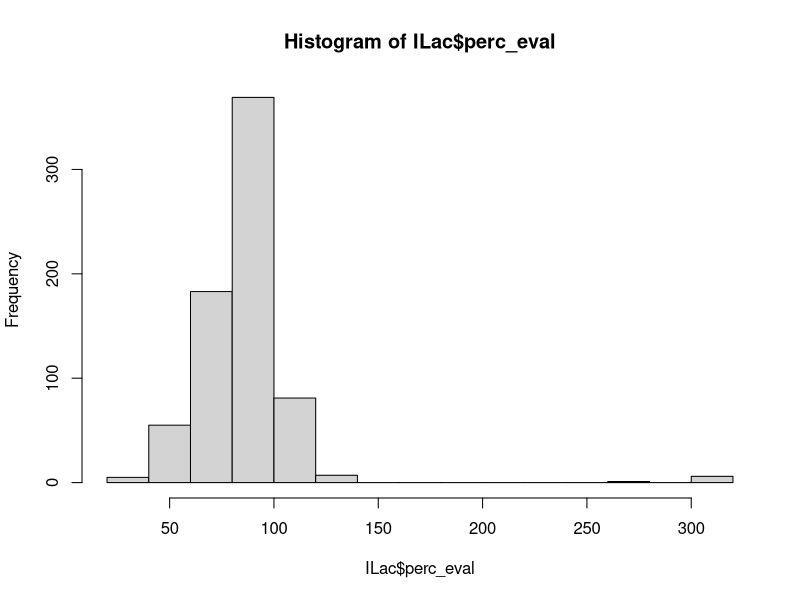
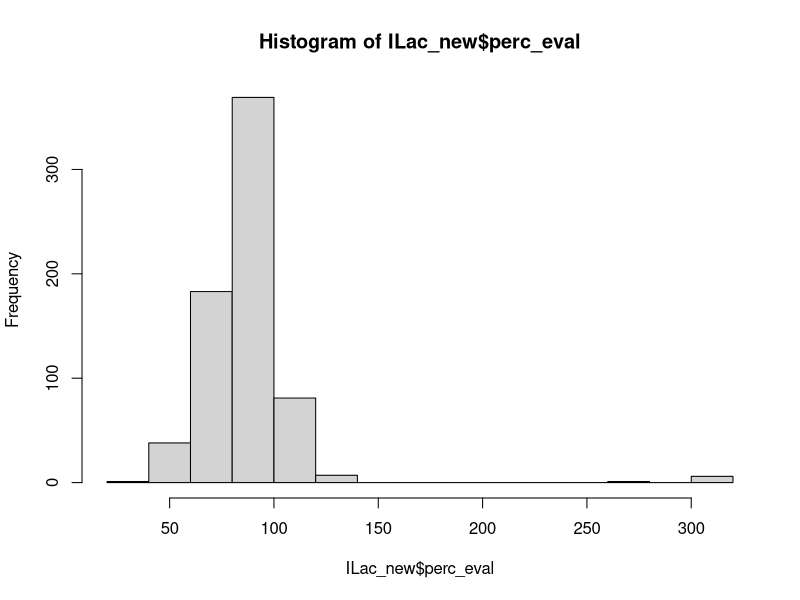

Recreate these plots in R, in order.
# OpTIS adoption rate information for Illinois aggregated by counties 2015-2021.
# Data shared with AFT from Regrow analysis.
# Column "kpi_name" gives different types of land use areas, with "area" meaning the 
# analyzed acres of the county, tillage type/ cover crop / etc.
# units are ACRES
# this code cleans up the data by: 
## 1) comparing acres evaluated by OpTIS in 2017 with the harvested cropland acres reported in 2017 Ag Census
## 2) removing counties where <50% of harvested cropland was evaluated by OpTIS
## 3) removing counties in the lowest fifth percentile of harvested cropland (small ag counties)
## 4) reports excluded counties
## 5) calculates percent adoption for CT, CC, NT, RT by year and mean adoption for 2018-2021
## 6) saves cleaned up data in new .csv files

# Bonnie McGill - started June 2023



# load packages
library(reshape2) # for dcast()
library(ggplot2)
library(dplyr)


# to update data from google drive, run "download data.R"




# load the data
datil <- read.csv("data/optis/datil.csv")
# datny <- read.csv("data/optis/datny.csv")

# # combine the data into one df
# dat <- rbind(datil, datny)
# # clean up
# rm(datil)
# rm(datny)


datil <- datil[,c(-2, -10)]
colnames(datil)[1:3] <- c("state", "county", "fips")

sum(is.na(datil$kpi_value))

# fix one county spelling
datil$county <- ifelse(datil$county %in% "De Witt County", "DeWitt County", datil$county)


# unique(dat$kpi_name)
# cast data into wide form for separate columns by kpi_name and kpi_value
datw <- dcast(datil, ...~kpi_name, value.var="kpi_value")
colnames(datw)[c(2,3,7:11)] <- c("county", "fips", "eval.acres", "ct.acres", "cc.acres", "nt.acres", "rt.acres") 
# $acres is acres analyzed by OpTIS




######### DATA CLEANING
# compare acres evaluated to harvested cropland acres from Ag Census
ILac <- aggregate(eval.acres ~ county + year, dat=datw, FUN="sum") %>%  # first sum acres across crops per year
  arrange(year,county)

# #  add harvested cropland acres by IL county from 2017 ag census
# acres <- read.csv("C:/Users/BonnieMcGillPhD/American Farmland Trust/CLM-19 FFAR GHG - Documents/General/Results/NASS Quick Stats IL harvested crop acres by county 2017.csv", header=T)
# acres <- acres[,c("County", "Value")]
# colnames(acres) <- c("county", "harv_ac")
# acres$harv_ac <- gsub(',', '', acres$harv_ac)
# acres$harv_ac <- as.numeric(acres$harv_ac)
# # make county names in acres match OpTIS data
# acres$county <- tolower(acres$county)
# acres$county <- tools::toTitleCase(acres$county)
# acres$county <- paste0(acres$county, " County")
# # clean up county names to match OpTIS data (OpTIS spellings are correct)
# acres$county <- ifelse(acres$county %in% "De Witt County", "DeWitt County",
#                        ifelse(acres$county %in% "De Kalb County", "DeKalb County",
#                               ifelse(acres$county %in% "Du Page County", "DuPage County",
#                                      ifelse(acres$county %in% "La Salle County", "LaSalle County",
#                                             ifelse(acres$county %in% "Mcdonough County", "McDonough County",
#                                                    ifelse(acres$county %in% "Mchenry County", "McHenry County",
#                                                           ifelse(acres$county %in% "Mclean County", "McLean County",
#                                                                  ifelse(acres$county %in% "St Clair County", "St. Clair County",
#                                                                         ifelse(acres$county %in% "will County", "Will County", acres$county)))))))))
# acres <- arrange(acres, county)
# write.csv(acres, "data/IL_harvested_cropland_2017census.csv", row.names=F)
acres <- read.csv("data/IL_harvested_cropland_2017census.csv")
ILac <- left_join(ILac, acres)
ILac$perc_eval <- round((100*ILac$eval.acres / ILac$harv_ac), digits=2)

# look for outliers, remember the Ag Census is not necessarily the truth either
min(ILac$perc_eval)
hist(ILac$perc_eval)
small <- ILac[ILac$perc_eval < 50,] %>%
  arrange(county)
# small
#     county           year eval.acres   harv_ac    perc_eval
# 1   Alexander County 2019  14541.616   38737      37.5
# 2      Hardin County 2015   5234.984   13421      39.0
# 3      Hardin County 2016   5301.364   13421      39.5
# 4      Hardin County 2017   5551.443   13421      41.4
# 5      Hardin County 2018   5665.805   13421      42.2
# 6      Hardin County 2019   5009.524   13421      37.3
# 7      Hardin County 2020   5837.969   13421      43.5
# 8      Hardin County 2021   5711.928   13421      42.6
# 9     Jackson County 2019  73051.877  157102      46.5
# 10 Jo Daviess County 2015  88683.906  183158      48.4
# 11 Jo Daviess County 2016  88943.708  183158      48.6
# 12 Jo Daviess County 2017  91325.322  183158      49.9
# 13    Johnson County 2019  18442.644   37375      49.3
# 14      Union County 2015  34804.867   84872      41.0
# 15      Union County 2016  36957.190   84872      43.5
# 16      Union County 2017  37166.939   84872      43.8
# 17      Union County 2018  36717.970   84872      43.3
# 18      Union County 2019  22960.301   84872      27.1
# 19      Union County 2020  35842.927   84872      42.2
# 20      Union County 2021  37441.373   84872      44.1
 # Hardin Co. borders Kentucky and is mostly forested. In 2017 Census it was 13,421 acres
   # in 2012 census it was 9,318. OpTIS is evaluating about 5500 ac per year, which is only
   # about 40% of the county's cropland, each year it is low. Why is it low every year?
   # I would expect it to be low like some years, when its cloudy or something. Is it because
   # so much forest intermixed, it is hard to discern forest and fields?
   ###### exclude Hardin County all years?
   ###### Hardin Co. is fourth for highest %NT and %CC in state (should it be??)
   ###### should we eliminate counties with < X% evaluated acres?? 
   ###### what is the lower 10th percentile in terms of harvested acres?
   ###### Hardin in lower tenth and 5th percentile, gets excluded

pcutoff <- quantile(acres$harv_ac, probs=0.05)
#  37443.1 acres

 # Union Co. also shows up every year around 40% evaluated. In the ag census it has
   # 84,872 ac in 2017, and 59,743 acres in 2012, quite a fluctuation. OpTIS is evaluating about 
   # 37k acres. Union Co. is also in southern IL, bordering MO, and has lots of forest
   # land intermixed with ag fields.
   ####### (Union Co. is 2nd highest %NT county in the state (once we exclude lower 10% counties by acre)--should it be?)
   ####### Union Co. is excluded when we remove counties with <50% harvested acres evaluated in 2017.
 # Jo Daviess County is the NE corner of the state, bordering IA, WI. It is ag with pockets
   # of forest mixed in. In 2017 Ag Census says it had 183k acres and in 2012 172k. OpTIS is evaluating
   # about 89k in 2015 and 2016, very nearly 50%, in following years it gets up to 90k. 
 # Alexander Co. in 2019 is at 38% evaluated (14,500 ac). In the ag census in 2017 it was 38k ac
   # harvested, and 2012 it was 48k ac harvested.This is a small county in the very southern tip of IL
   # with a big patch of forest, and farm fields. Could be that not much of the county fields grow corn?
   # Ag census corn acres are 5,211 in 2017, 11,833 in 2012. 2017 soybeans were 31,000 ac, 32k in 2012.
   ### excluded with lower 10% cut
 # Jackson County in 2019 also low just that year but nearly half (46%)
 # Johnson County in 2019 also low just that year but nearly half (49%)


big <- ILac[ILac$perc_eval > 120,]
 # DuPage - looking at the Ag Census data it looks like the harvested cropland acres for DuPage county
   # were underestimated/reported in 2017. OpTIS evaluates about 4000 ac every year
   # and the 2012 census reported 5,643. (not 1,272 ac as in 2017). So DuPage is OK.
   # As you can tell by the acreage, DuPage is not a big farming county, it is mostly Chicago suburbs.
   ### excluded when cut lower 10th and 5th percentile
 # Putnam county in Census was 41,934 in 2017 and 46,212 in 2012. OpTIS is evaluating
   # about 54,000 ac.Putnam Co. altogether is about 110,000 ac. Roughly half of which is 
   # in ag, looking at google maps satellite. So 41k, 46k, and 54k, are all plausible.
   ### excluded when cut lower 10th percentile, not with 5th

# number of counties represented in IL data
# datw %>%
#   filter(state %in% "IL") %>%
#   distinct(county) %>%
#   n_distinct()
# 101 # 102 counties in IL, Lake County is missing, it's a tiny county between
# Chicago and Wisconsin border, basically still Chicago outlying area. No ag.
# surprised cook county (Chicago) is even in dataset!

# IGNORE
# remove lowest 5 percent of counties based on acreage (keep upper 90%)
# ILac_up95 <- ILac[ILac$harv_ac > pcutoff,]
# remove counties with < 50% acres evaluated

# first remove counties with < 50% in 2017 (corresponds to year of harvested cropland data)
ILac_ev50 <- ILac %>%
                filter(year==2017, perc_eval>50)
# then join these counties with ILac_up95
ILac_new <- inner_join(ILac, ILac_ev50[,c(1,4)])



# # counties excluded:

# IGNORE
# ILac_lo10 <- ILac[ILac$harv_ac <= pcutoff,] %>%
              # filter(year== 2015)
# > ILac_lo10
#    county        year eval.acres harv_ac    perc_eval
# 1    Cook County 2015   7761.593   10095      76.9
# 2  DuPage County 2015   3923.015    1272     308.4
# 3  Hardin County 2015   5234.984   13421      39.0
# 4 Johnson County 2015  19141.045   37375      51.2
# 5    Pope County 2015  17526.383   19823      88.4

              
ILac_less50 <- ILac[ILac$perc_eval <=50 & ILac$year==2017,]
# > ILac_less50
# county year eval.acres harv_ac perc_eval
# 237     Hardin County 2017   5551.443   13421      41.4
# 245 Jo Daviess County 2017  91325.322  183158      49.9
# 292      Union County 2017  37166.939   84872      43.8
# Lake county not in dataset to begin with
# 102 counties in IL - 4 = 98

# # IGNORE
# # Alexander, DuPage, Hardin, Johnson, Putnam now all excluded
# # Union still in, barely makes the cutoff.
# # ILac_lo10
# #    county            year eval.acres  harv_ac    perc_eval
# # 1   Alexander County 2015  42645.819   38737     110.1 (if use 5th percentile cutoff this is 4th in state for NT)
# # 2       Brown County 2015  59885.648   69625      86.0
# # 3     Calhoun County 2015  30301.075   54453      55.6
# # 4        Cook County 2015   7761.593   10095      76.9
# # 5      DuPage County 2015   3923.015    1272     308.4
# # 6      Hardin County 2015   5234.984   13421      39.0
# # 7     Johnson County 2015  19141.045   37375      51.2
# # 8        Pope County 2015  17526.383   19823      88.4
# # 9      Putnam County 2015  54470.438   41934     129.9
# # 10 Williamson County 2015  40985.528   61440      66.7 (if use 5th percentile cutoff this is 2nd in state for NT)
# rm(ILac_lo10)



# "Described the total acres evaluated and how the % was calculated." 
# % CC, NT, RT was calculated by dividing the number of acres with those practices 
# detected by the number of cropland acres evaluated by OpTIS per county-year

# what proportion of cropland acres did OpTIS evaluate per county?
# counties in the lowest 5% of cropland acres (according to ag census 2017) were excluded
# Counties with <50% of cropland acres evaluated in 2017 were excluded
ILac_new <- ILac_new %>%  
  arrange(perc_eval)
hist(ILac_new$perc_eval, breaks=15)
mean(ILac_new$perc_eval) # 87.7
min(ILac_new$perc_eval) # 37.5 - one county had >50% in 2017, but <50% in one year.
max(ILac_new$perc_eval) #314.7 - cropland acres reported in the census change from year to year, so it is
# possible that the acres evaluated were > number of acres reported in 2017, or that the number of acres reported
# differs from what the satellites detect.
# On average, OpTIS evaluated 86% of a county's harvested cropland acres (for those counties not excluded). 


# Explore top 5 for CC, NT, RT to see if small counties show up / see if plausible:
################# CALCULATE RATES

# calculate percentages
datw$perc_ct <- 100*(datw$ct.acres / datw$eval.acres)
datw$perc_cc <- 100*(datw$cc.acres / datw$eval.acres)
datw$perc_nt <- 100*(datw$nt.acres / datw$eval.acres)
datw$perc_rt <- 100*(datw$rt.acres / datw$eval.acres)

datw <- inner_join(datw, ILac_new[,c(1,2,5)]) #  inner_join() only keeps observations from x that have a matching key in y.


# long form again, but leave out acreages, only need %s
datl <- melt(datw[, -c(6:11)], id=c("state", "county", "fips", "year", "crop_name", "perc_eval"), na.rm=T)
# using na.rm = TRUE because do not have all combinations of crop acres per cover crop or tillage acres, e.g. 
# we have soybean acres in Ulster County, NY in 2015, but we do not have soybean cover crop acres for that 
# county-year. So when we melt, we get a bunch of Value = NA rows.

# (ignore alfalfa and winter wheat acre for cover crops)

# what are the average county adoption rates and number of acres evaluated? (are any small counties driving percents up?)
# which counties are hotspots?
# use this to make map of counties see "/code/plot_making/OpTIS_county_heatmap_IL.R"
means_county <- datl %>%
  filter(year>2017) %>%
  group_by(state, county, variable) %>%
  summarize(mean.perc = mean(value), 
            mean.eval = mean(perc_eval)) %>%
  arrange(variable, desc(mean.perc)) %>%
  ungroup() %>%
  group_by(variable) %>%
  mutate(rank = seq_along(variable))

# use this to make table of top 5
means_county_top5 <- means_county %>%
  filter(rank<6)

# > means_county_top5
# # A tibble: 20 × 6
# # Groups:   variable [4]
# state county            variable mean.perc mean.eval  rank
# <chr> <chr>             <fct>        <dbl>     <dbl> <int>
#   1 IL    Douglas County    perc_ct       42.8      96.7     1
# 2 IL    Coles County      perc_ct       42.6     107.      2
# 3 IL    Sangamon County   perc_ct       38.8      74.3     3
# 4 IL    Tazewell County   perc_ct       35.1      92.8     4
# 5 IL    Christian County  perc_ct       33.2      95.9     5
# 6 IL    Monroe County     perc_cc       28.9      64.6     1
# 7 IL    St. Clair County  perc_cc       28.1      80.6     2
# 8 IL    White County      perc_cc       27.4      75.4     3
# 9 IL    Randolph County   perc_cc       21.9      59.3     4
# 10 IL    Edwards County    perc_cc       20.8      80.1     5
# 11 IL    Johnson County    perc_nt       87.6      56.2     1
# 12 IL    Massac County     perc_nt       75.4      58.6     2
# 13 IL    Williamson County perc_nt       74.9      70.7     3
# 14 IL    Pope County       perc_nt       72.6      95.5     4
# 15 IL    Pulaski County    perc_nt       71.1      65.3     5
# 16 IL    Marshall County   perc_rt       54.2      93.7     1
# 17 IL    Stark County      perc_rt       54.1      86.5     2
# 18 IL    DeKalb County     perc_rt       53.9      85.8     3
# 19 IL    Ogle County       perc_rt       53.5      97.0     4
# 20 IL    Carroll County    perc_rt       52.8      81.0     5





# write files
write.csv(ILac_new, "data/optis/datil_eval.csv", row.names=F)  # compares evaluated and harvested acres, no adoption info
write.csv(datw, "data/optis/datil_cleanwide.csv", row.names=F) # wide form with a column for each: perc_ct, perc_cc, etc.
write.csv(datl, "data/optis/datil_cleanlong.csv", row.names=F) # long form with a column for "variable" that gives perc_ct, perc_cc, etc.
write.csv(means_county, "data/optis/means_county_il.csv", row.names=F)  # mean adoption rates 2018-2021

